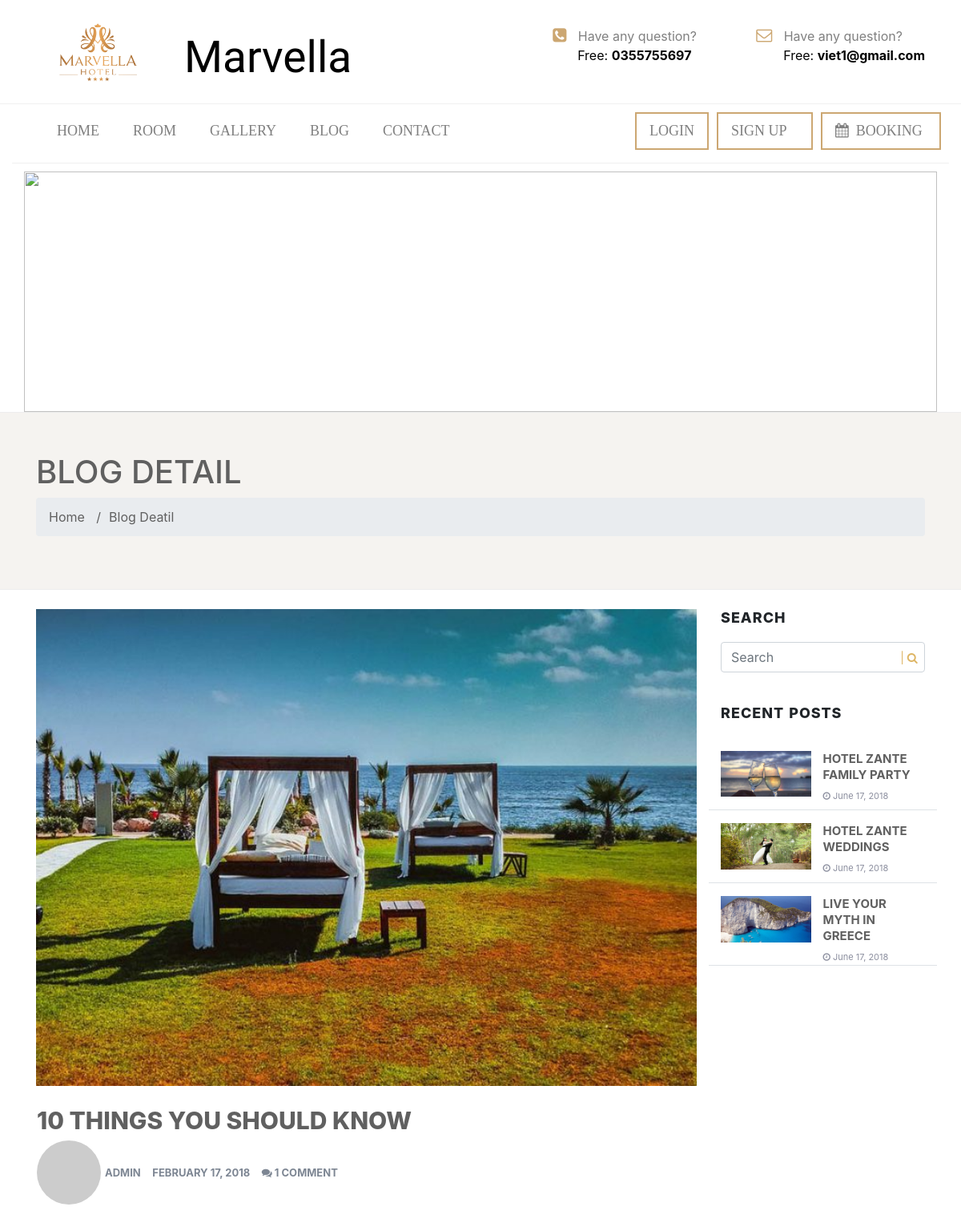
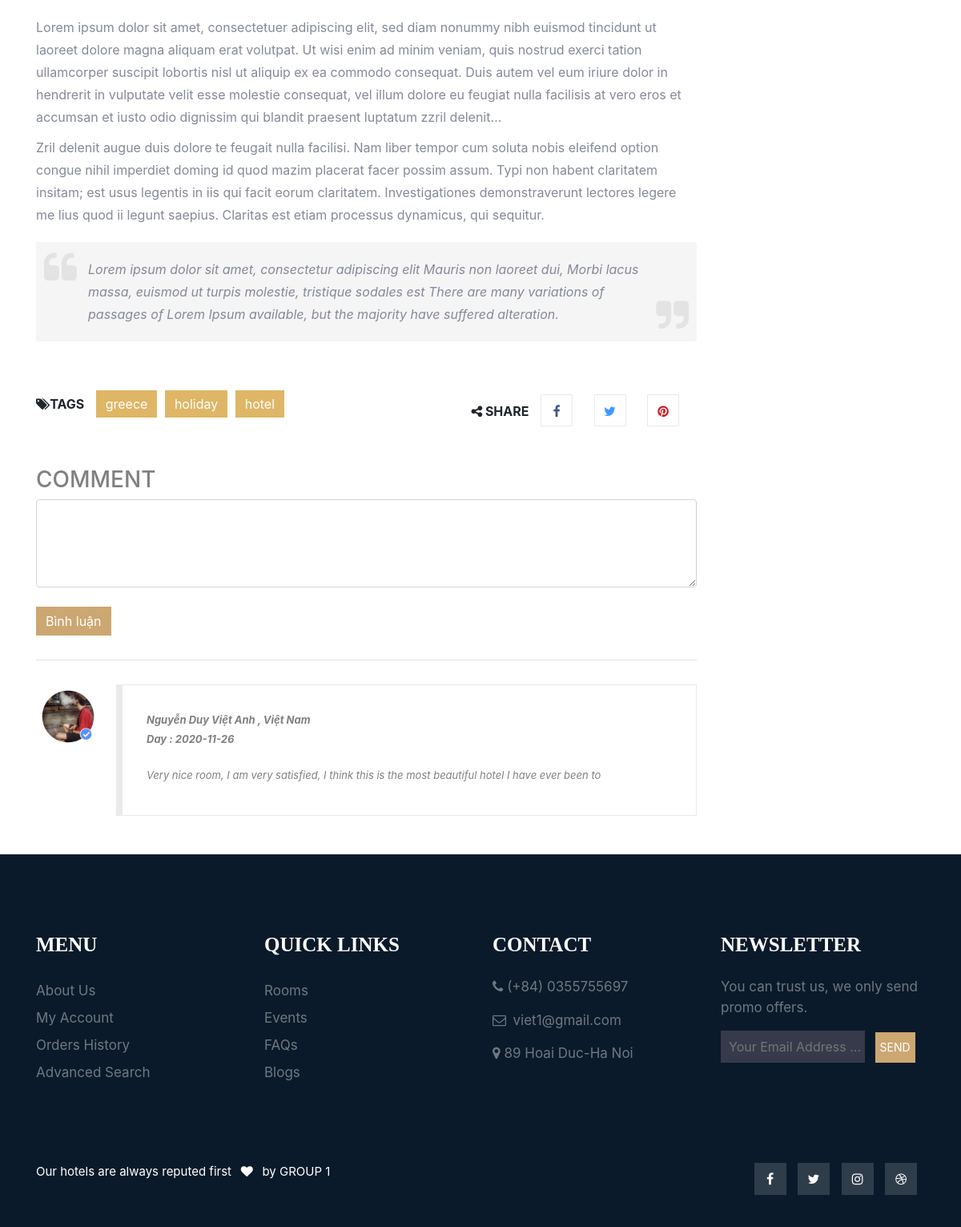
Screenshot of /blogDetail.php?id=1 with the database file from the repository (2 pictures, top to bottom).
### tables this page shows
CREATE TABLE `thong_tin_website` (
  `id` int(11) NOT NULL,
  `ten_web` varchar(255) NOT NULL,
  `logo` varchar(255) NOT NULL,
  `sdt` varchar(255) NOT NULL,
  `dia_chi` varchar(255) NOT NULL,
  `email` varchar(255) NOT NULL,
  `map_url` varchar(255) NOT NULL
);

CREATE TABLE `tin_tuc` (
  `id` int(11) NOT NULL,
  `tieu_de` varchar(255) NOT NULL,
  `noi_dung` longtext NOT NULL,
  `hinh` varchar(255) NOT NULL,
  `trang_thai` bit(1) NOT NULL
);

CREATE TABLE `users` (
  `id` varchar(255) NOT NULL,
  `mat_khau` varchar(255) NOT NULL,
  `ho_ten` varchar(255) NOT NULL,
  `hinh` varchar(255) NOT NULL,
  `email` varchar(255) NOT NULL,
  `so_chung_minh` varchar(255) NOT NULL,
  `sdt` varchar(255) NOT NULL,
  `ma_vai_tro` int(11) NOT NULL
);

CREATE TABLE `binh_luan` (
  `id` int(11) NOT NULL,
  `noi_dung` varchar(255) NOT NULL,
  `ngay_binh_luan` date NOT NULL,
  `gio_binh_luan` time NOT NULL,
  `trang_thai` bit(1) NOT NULL,
  `ma_tin_tuc` int(11) NOT NULL,
  `ma_nguoi_binh_luan` varchar(255) NOT NULL
);

### blogDetail.php (the view, shortened to what the rows shown need)
<?php
       require_once APP_PATH."/dao/pdo.php" ;
    if (isset($_GET['id'])) {
        $id = $_GET['id'];
        $sql = "SELECT * FROM tin_tuc where id = '$id'" ;
        $cout = connect()->prepare($sql);
        $cout->execute();
        if ($cout->rowCount() > 0) {
            $tt = select_one($sql) ;
        }
    }else{
        header('location:'.BASE_URL."index.php");
    }
    $sql = "SELECT * FROM tin_tuc where id != '$id' ORDER BY RAND() LIMIT 3 " ;
    $lq = select_all($sql) ;
    $sqlinbl = "SELECT * FROM binh_luan where ma_tin_tuc = '$id'" ;
    $bls = select_all($sqlinbl) ;
require_once "./header-small.php" ;
?>
<div class="page-title " style="background: rgb(245, 243, 240); margin-top: 0px;">
    <div class="container">
        <div class="inner">
            <h1>BLOG DETAIL</h1>
        </div>
    </div>
</div>
<main>
    <div class="container pt-4 mb-5">
        <div class="row">
            <div class="col-md-9">
                    <article class="">
                        <a href="#" class="img">
                            <img src="<?php echo BASE_URL.$tt['hinh'] ?>"
                                alt="10 Things You Should Know" style="width: 100%;">
                        </a>
                        <div class="details px-3 pt-4 pb-2">
                            <h2 class="title"><a href="#"><?php echo $tt['tieu_de'] ?></a></h2>
                        </div>
                        <div class="content">
                            <p class="text-content">
                                <?php echo $tt['noi_dung'] ?>
                            </p>
                        </div>
                    </article>
                <?php
                foreach ($bls as $row) {  $id_user = "" ; $id_user = $row['ma_nguoi_binh_luan'];
                    foreach (select_all("SELECT * FROM users WHERE id= '$id_user'") as $tow) { ?>
                    <div class="review-box">
                            <div class="review-box-img">
                                <img src="<?php echo BASE_URL.$tow['hinh'] ?>" height="80px" width="80px" alt="">
                            </div>
                            <div class="review-content">
                                <div class="review-info">
                                    <span style="font-weight: bold; color: gray;"><?php echo $tow['ho_ten'] ?> <span> , Việt Nam <br>
                                    <span>Day : <?php echo $row['ngay_binh_luan'] ?>
                                </div>
                                <div class="review-text">
                                    <p style=" font-size: 13px; font-style: italic; color: gray;">
                                        <?php echo $row['noi_dung'] ?>
                                    </p>
                                </div>
                            </div>
                    </div>
                <?php
                        }
                    }
                ?>
            </div>
            <div class="col-md-3">
                <div class="sidebar">
                    <div class="widget clearfix zante_recent_posts_widget">
                        <?php foreach ($lq as $key) { ?>
                            <div class="">
                                <div class="row border-bottom pt-3">
                                    <div class="col-md-6 col-sm-6 col-xs-6">
                                        <figure class="slide-right-hover">
                                            <a href="<?php echo BASE_URL ?>blogDetail.php?id=<?php echo $key['id'] ?>">
                                                <img src="<?php echo BASE_URL.$key['hinh'] ?>"
                                                    style="width: 100%;" alt="Hotel Zante in pictures">
                                            </a>
                                        </figure>
                                    </div>
                                    <div class="col-md-6 col-sm-6 col-xs-6">
                                        <div class="details p-0 ">
                                            <h6 class="title"><a href="<?php echo BASE_URL ?>blogDetail.php?id=<?php echo $key['id'] ?>"><?php echo $key['tieu_de'] ?></a></h6>
                                            <span class="post-date"><i class="fa fa-clock-o"></i> June 17, 2018</span>
                                        </div>
                                    </div>
                                </div>
                            </div>
                        <?php } ?>
                    </div>
                </div>
            </div>
        </div>
    </div>
</main>
<?php require_once "./footer.php" ?>

### header-small.php (shortened to what the rows shown need)
<?php
    require_once APP_PATH."/dao/pdo.php" ;
    $sql = "SELECT * FROM thong_tin_website" ;
    $kh = select_one($sql) ;
?>
<!DOCTYPE html>
<html lang="en">
<head>
    <link rel="stylesheet" href="<?php echo BASE_URL ?>/public/css/main.css">
    <link rel="stylesheet" href="<?php echo BASE_URL ?>/public/css/header.css">
    <link rel="stylesheet" href="<?php echo BASE_URL ?>/public/css/search-header.css">
    <link rel="stylesheet" href="<?php echo BASE_URL ?>/public/css/footer.css">
    <link rel="stylesheet" href="<?php echo BASE_URL ?>/public/css/blog.css">
    <?php require_once APP_PATH."/link/link.php" ?>
    <link rel="stylesheet" href="./lib/owlcarousel/assets/owl.carousel.min.css">
    <link rel="stylesheet" href="./lib/owlcarousel/assets/owl.theme.default.min.css">
</head>
<body>
    <div class="container-fluid header-top">
        <div class="row" style="border-bottom: 1px solid #F0F0F0;">
            <div class="container">
                <div class="row">
                    <div class="col-md-3">
                        <img src="<?php echo BASE_URL.$kh['logo'] ?>" alt="" class="header-img-logo">
                    </div>
                    <div class="col-md-3">
                        <a href="" style="text-decoration: none;">
                            <p
                                style="font-family: 'Satisfy', cursive;font-size: 55px; margin-top: 30px;margin-left: -100px;z-index: 3;color: black;">
                                <?php echo $kh['ten_web'] ?></p>
                        </a>
                    </div>
                    <div class="col-md-3">
                        <div class="phone">
                            <div class="phone-bottom">
                                <span class="stt" style="color: black;">Free: <b><?php echo $kh['sdt'] ?></b></span>
                            </div>
                        </div>
                    </div>
                    <div class="col-md-3">
                        <div class="email">
                            <div class="email-bottom">
                                <span class="stt1" style="color: black;">Free: <b><?php echo $kh['email'] ?></b></span>
                            </div>
                        </div>
                    </div>
                </div>
            </div>
        </div>
    </div>

### footer.php (shortened to what the rows shown need)
<div class="container-fluid footer">
    <div class="container">
        <div class="row top">
            <div class="col-md-3 mt-5 cot">
                <h4 style="font-family: 'Playfair Display', serif;text-transform: uppercase;">Contact</h4>
                <p><i class="fa fa-phone" aria-hidden="true" style="color:#6F7880;"></i> (+84) <?php echo $kh['sdt'] ?></p>
                <p><i class="fa fa-envelope-o" aria-hidden="true" style="color:#6F7880;">&ensp;</i><?php echo $kh['email'] ?></p>
                <p><i class="fa fa-map-marker" aria-hidden="true" style="color:#6F7880;"></i> <?php echo $kh['dia_chi'] ?></p>
            </div>
        </div>
    </div>
</div>
</body>
</html>

### rows the page displays
thong_tin_website: logo (picture), ten_web "Marvella", sdt "0355755697", email "viet1@gmail.com", dia_chi "89 Hoai Duc-Ha Noi"
tin_tuc: hinh (picture), tieu_de "10 THINGS YOU SHOULD KNOW", noi_dung "Lorem ipsum dolor sit amet, consectetuer adipiscing elit, sed diam nonummy nibh euismod tincidunt ut laoreet dolore magna aliquam erat volutpat. Ut wisi enim ad minim veniam, quis nostrud exerci tation ullamcorper suscipit lobortis nisl ut aliquip ex ea commodo consequat. Duis autem vel eum iriure dolor in hendrerit in vulputate velit esse molestie consequat, vel illum dolore eu feugiat nulla facilisis at vero eros et accumsan et iusto odio dignissim qui blandit praesent luptatum zzril delenit… Zril delenit augue duis dolore te feugait nulla facilisi. Nam liber tempor cum soluta nobis eleifend option congue nihil imperdiet doming id quod mazim placerat facer possim assum. Typi non habent…"
binh_luan: ngay_binh_luan "2020-11-26", noi_dung "Very nice room, I am very satisfied, I think this is the most beautiful hotel I have ever been to"
users: hinh (picture), ho_ten "Nguyễn Duy Việt Anh"
tin_tuc: hinh (picture), tieu_de "HOTEL ZANTE FAMILY PARTY"
tin_tuc: hinh (picture), tieu_de "HOTEL ZANTE WEDDINGS"
tin_tuc: hinh (picture), tieu_de "LIVE YOUR MYTH IN GREECE"
